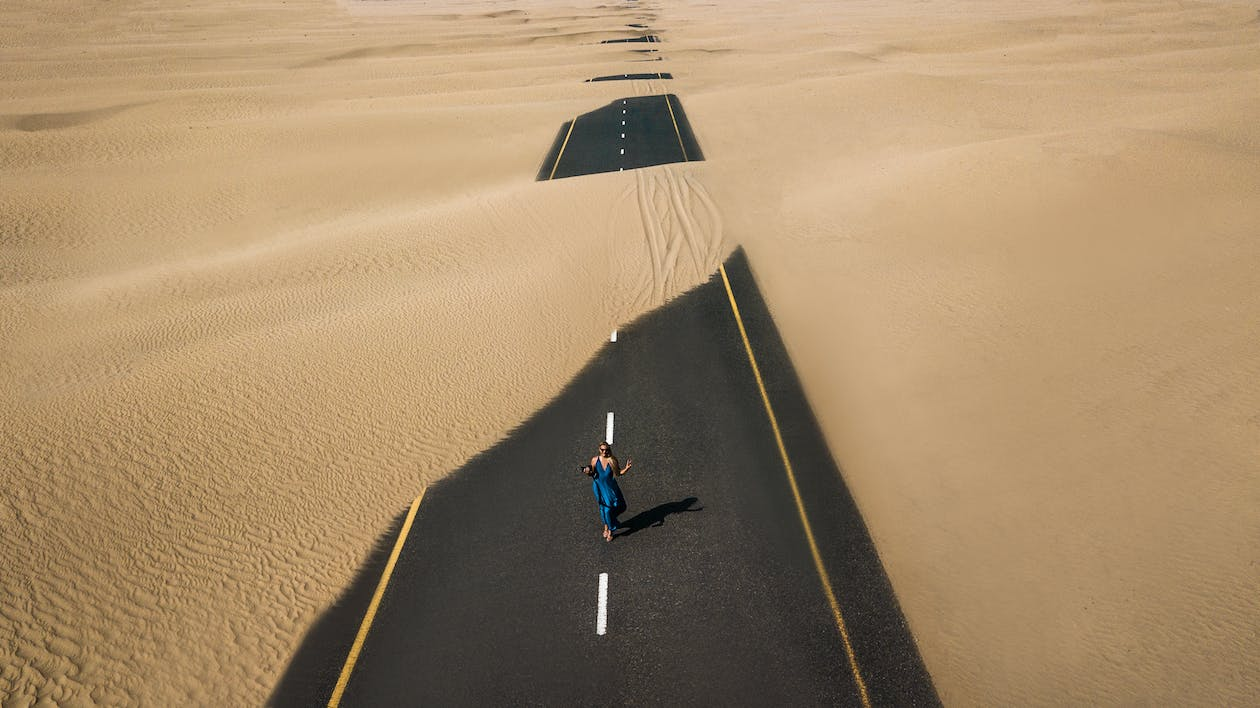
#> input picture Sample Picture/pexels-photo-1201673.jpg, 1260 x 708 px, found by its file name
$ python Road_Lane_Detection.py
#> lines starting #> are read from the running program, lines starting #| are printed output that depends on the picture; after the words box and inside, x2 and y2 are one past the last pixel; in counts of white or black regions, pixels touching at a corner belong together
#> further down, image is the input picture: shape (708, 1260, 3); mean B, G, R 105.8, 138.5, 164
#importing files
import cv2
import numpy as np

# Function to make coordinates for the lines to be drawn
def make_coordinates(image,line_parameter):

    slope,intercept =line_parameter
    y1=image.shape[0] # get the height of the image
    y2=int(y1*(3/5)) # get the y-coordinate of the point 3/5ths of the way down the image
    x1=int((y1-intercept)/slope) # calculate the x-coordinate of the point at the bottom of the image
    x2=int((y2-intercept)/slope) # calculate the x-coordinate of the point 3/5ths of the way down the image
    return np.array([x1,y1,x2,y2]) # return the array of coordinates in the format [x1, y1, x2, y2]


# Function to calculate the average slope and intercept for the lines on the left and right sides of the lane
def average_slope_intersept(image,lines):
    left_fit=[]
    right_fit=[]
    for line in lines:
        x1,y1,x2,y2=line.reshape(4)
        parameters=np.polyfit((x1,x2),(y1,y2),1)
        slope=parameters[0]
        intercept=parameters[1]
        if(slope<0):
            left_fit.append((slope,intercept))
        else:
            right_fit.append((slope,intercept))
    left_fit_average=np.average(left_fit,axis=0)
    right_fit_average=np.average(right_fit,axis=0)
    left_line=make_coordinates(image,left_fit_average)
    right_line=make_coordinates(image,right_fit_average)
    return np.array([left_line,right_line])

def canny(image):
    gray=cv2.cvtColor(image,cv2.COLOR_RGB2GRAY)# convert the image to grayscale
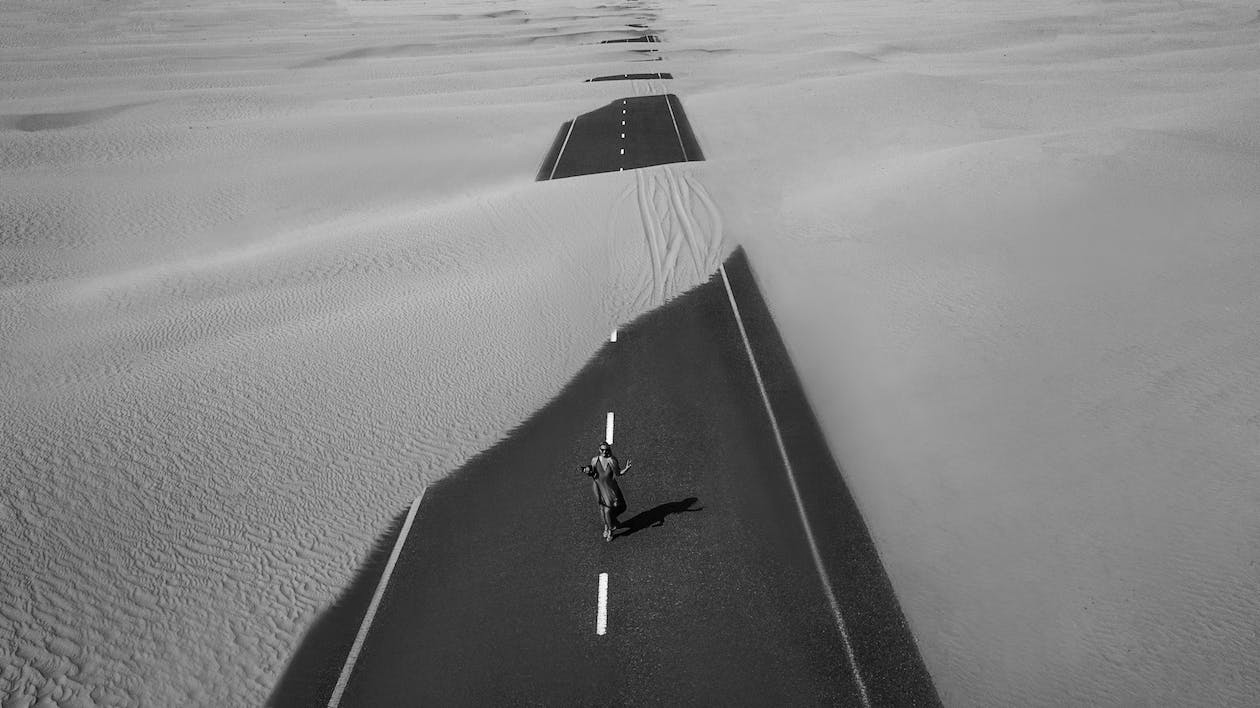
#> gray: shape (708, 1260); min 0, max 255, mean 131.6
    blur=cv2.GaussianBlur(gray,(5,5),0)
    # apply a Gaussian blur to the image with a
    # skernel size of (5,5)
    # and standard deviation of 0
    canny=cv2.Canny(blur,50,150)
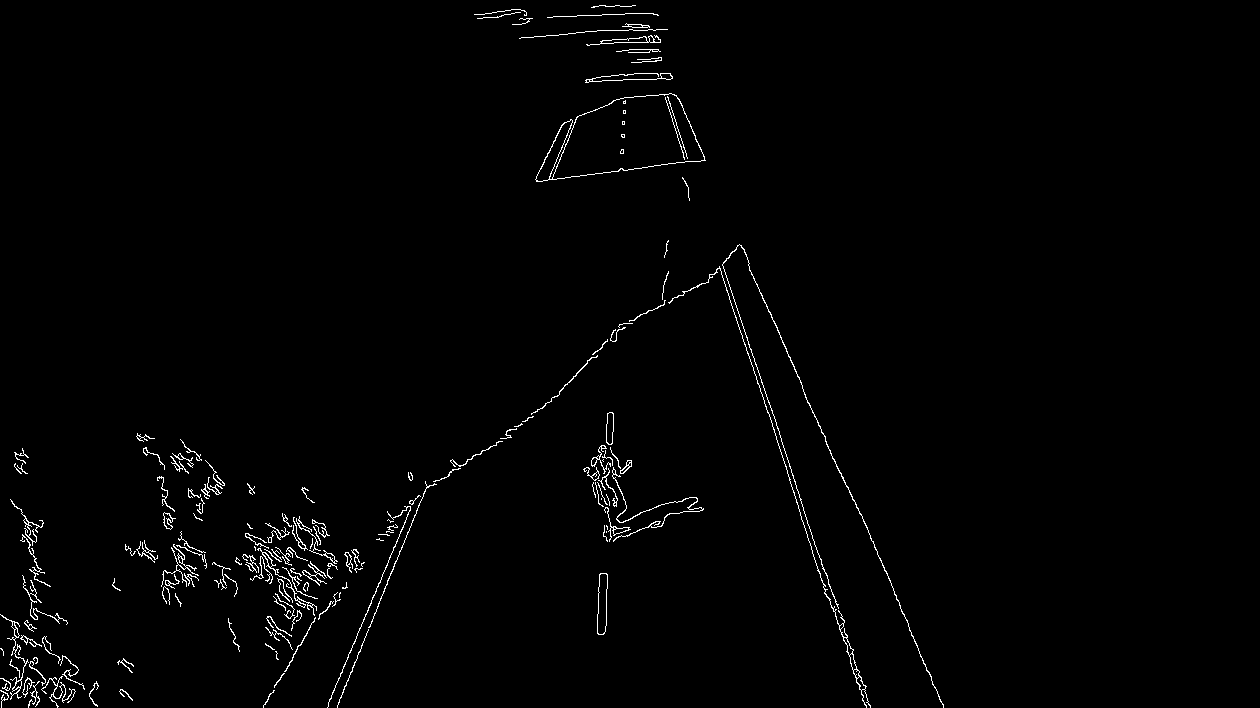
#> canny: shape (708, 1260); 1.2% white in thin lines or dots, all inside (x1, y1, x2, y2) = (0, 5, 944, 708)
    # apply the Canny edge detection algorithm to the blurred image,
    # with min and max threshold values of 50 and 150 respectively
    return canny

def display_lines(image,lines):
#This function takes in an image and a set of lines, represented as (x1, y1, x2, y2) coordinates
    line_image=np.zeros_like(image) # Create an empty image with the same shape as the input image
    if lines is not None:     # If lines are provided
        for x1,y1,x2,y2 in lines: # Iterate through the lines
            cv2.line(line_image,(x1,y1),(x2,y2),(255,0,0),10)   # Draw a blue, 10-pixel wide line
                                                # on the empty image from (x1,y1) to (x2,y2)
    return line_image # Return the image with the lines drawn on it

def region_of_interest(image):
    # Get the height of the image

    height=image.shape[0]
#> height = 708
    # Define the coordinates of the ROI as a polygon

    polygons=np.array([[(200,height),(1100,height),(550,250)]])
#> polygons = [[200, 708], [1100, 708], [550, 250]]
    # Create a black image with the same shape as the input image

    mask=np.zeros_like(image)
    # Fill the polygon defined above with white color on the black image
    cv2.fillPoly(mask,polygons,255)
#> mask: shape (708, 1260); 23.1% white; 1 white region, box (x1, y1, x2, y2) and area: (200, 250, 1100, 708) 206375
    # Perform bitwise and operation to keep only the ROI on the original image
    masked_image=cv2.bitwise_and(image,mask)
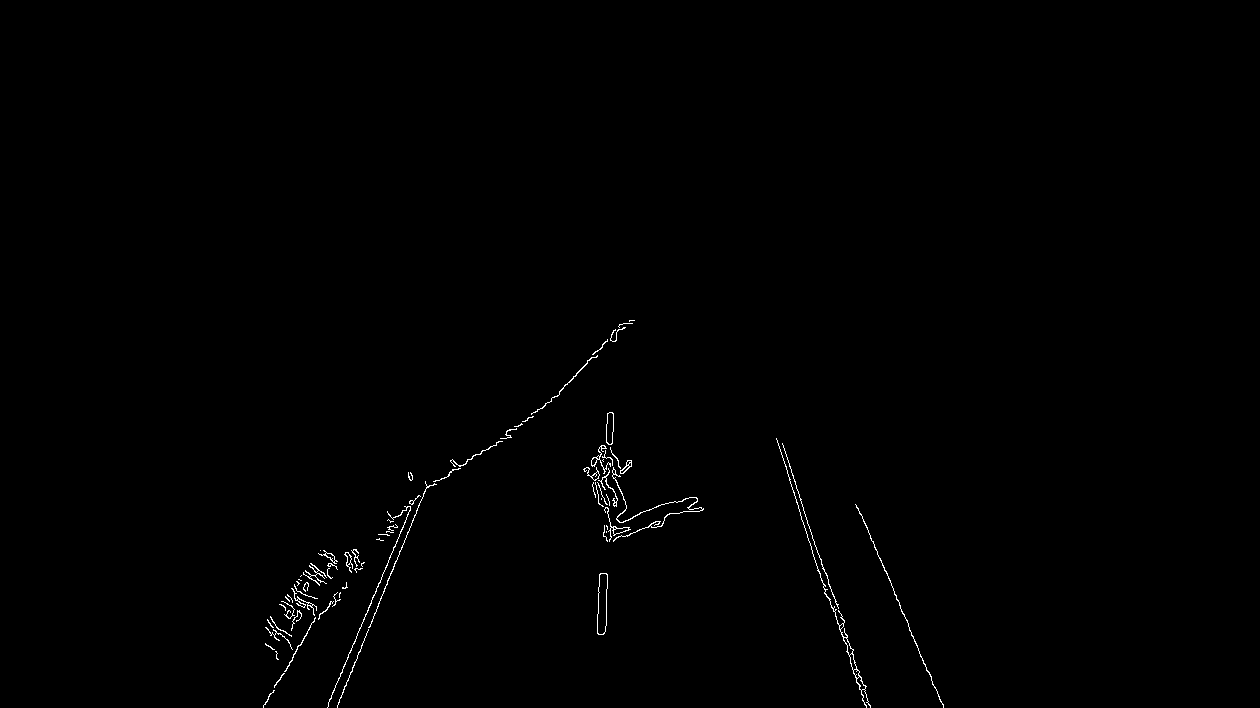
#> masked_image: shape (708, 1260); 0.46% white in thin lines or dots, all inside (x1, y1, x2, y2) = (263, 320, 944, 708)
    # Return the image with the ROI
    return masked_image


# image=cv2.imread('pexels-pixabay-63324.jpg') #working
image=cv2.imread('pexels-photo-1201673.jpg') #working
# image=cv2.imread('IMG20230129145114.jpg') #Uni image

lane_image=np.copy(image)

canny_image=canny(image)

cropped_image=region_of_interest(canny_image)

lines=cv2.HoughLinesP(cropped_image,2,np.pi/180,100,np.array([]),minLineLength=40,maxLineGap=5)
#> lines = [[327, 707, 406, 519], [858, 508, 943, 707], [789, 466, 853, 654], [787, 473, 827, 597], [500, 438, 559, 394], [377, 606, 419, 505], [840, 625, 864, 704], [282, 605, 327, 570], [609, 472, 613, 419], [598, 613, 600, 573], [280, 678, 315, 618], [840, 617, 870, 706]]

averaged_lines=average_slope_intersept(lane_image,lines)
#> the loop in average_slope_intersept, `for line in lines:` made 12 passes
#> (x1, y1, x2, y2, slope, intercept) on passes 1 to 12: (327, 707, 406, 519, -2.38, 1485.2), (858, 508, 943, 707, 2.34, -1500.7), (789, 466, 853, 654, 2.94, -1851.7), (787, 473, 827, 597, 3.1, -1966.7), (500, 438, 559, 394, -0.746, 810.9), (377, 606, 419, 505, -2.4, 1512.6), (840, 625, 864, 704, 3.29, -2140), (282, 605, 327, 570, -0.778, 824.3), (609, 472, 613, 419, -13.25, 8541.3), (598, 613, 600, 573, -20, 12573), (280, 678, 315, 618, -1.71, 1158), (840, 617, 870, 706, 2.97, -1875)
#> after the loop in average_slope_intersept, `for line in lines:`: left_fit = [(-2.38, 1485.2), (-0.746, 810.9), (-2.4, 1512.6), (-0.778, 824.3), (-13.25, 8541.3), (-20, 12573), (-1.71, 1158)]; right_fit = [(2.34, -1500.7), (2.94, -1851.7), (3.1, -1966.7), (3.29, -2140), (2.97, -1875)]
#> in average_slope_intersept, `left_fit_average=np.average(left_fit,axis=0)`: left_fit_average = [-5.9, 3843.6]
#> in average_slope_intersept, `right_fit_average=np.average(right_fit,axis=0)`: right_fit_average = [2.93, -1866.8]
#> in make_coordinates, `slope,intercept =line_parameter`: slope = -5.9; intercept = 3843.6
#> in make_coordinates, `x1=int((y1-intercept)/slope)`: x1 = 531
#> in make_coordinates, `x2=int((y2-intercept)/slope)`: x2 = 579
#> in average_slope_intersept, `left_line=make_coordinates(image,left_fit_average)`: left_line = [531, 708, 579, 424]
#> in average_slope_intersept, `right_line=make_coordinates(image,right_fit_average)`: right_line = [879, 708, 782, 424]
#> averaged_lines = [[531, 708, 579, 424], [879, 708, 782, 424]]

line_image=display_lines(lane_image,averaged_lines)
#> the loop in display_lines, `for x1,y1,x2,y2 in lines:` made 2 passes

combo_image=cv2.addWeighted(lane_image,0.5,line_image,1,1)
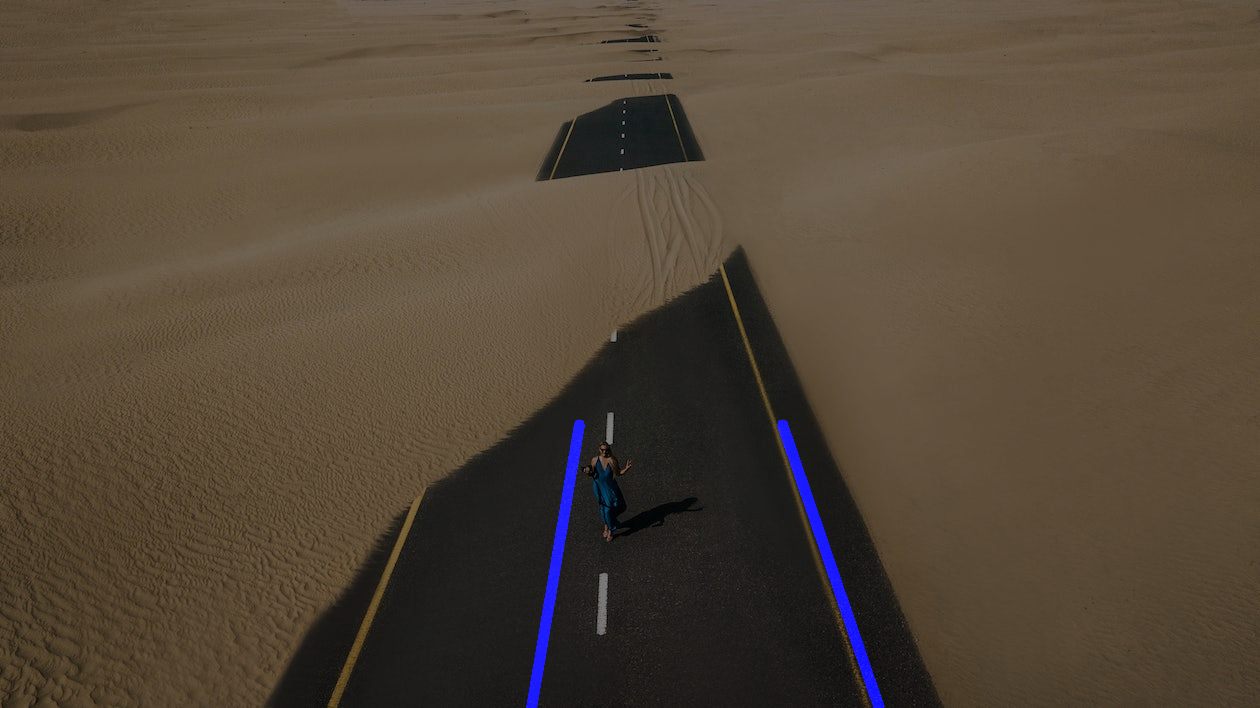
#> combo_image: shape (708, 1260, 3); mean B, G, R 55.6, 70.3, 83

cv2.imshow("------Road Results------ ",combo_image)
cv2.waitKey(0)

$ run again, with Sample Picture/IMG20230129145114.jpg copied over Sample Picture/pexels-photo-1201673.jpg
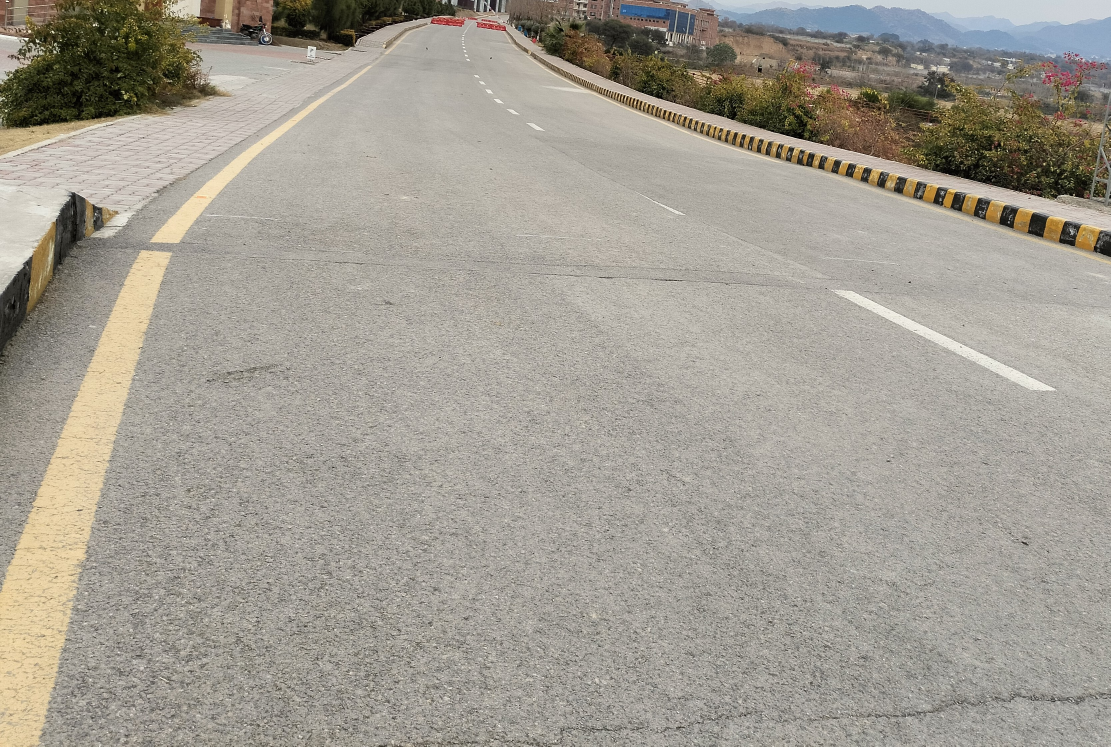
#> input picture Sample Picture/IMG20230129145114.jpg, 3331 x 2239 px, found by its file name (shown at 1/3 size)
#> image is the input picture: shape (2239, 3331, 3); mean B, G, R 146.1, 156.4, 161.6
#> in canny, `canny=cv2.Canny(blur,50,150)`:
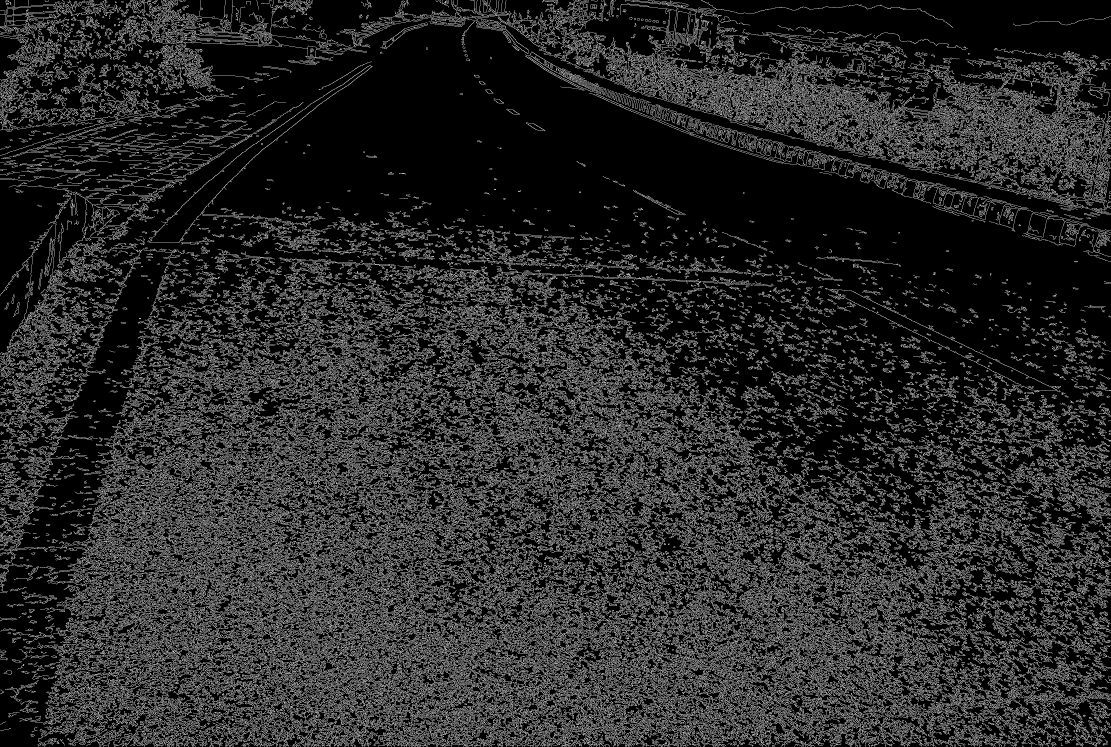
#> canny: shape (2239, 3331) (shown at 1/3 size); 16.3% white in thin lines or dots
#> mask: shape (2239, 3331); 12% white; 1 white region, box (x1, y1, x2, y2) and area: (200, 250, 1101, 2239) 897045
#> masked_image: shape (2239, 3331); 2.8% white in thin lines or dots, all inside (x1, y1, x2, y2) = (204, 250, 1099, 2239)
#> lines = 1229 rows, first 6: [621, 1366, 621, 1308], [525, 1307, 525, 1267], [569, 1847, 569, 1687], [509, 1567, 509, 1468], [575, 1875, 575, 1809], [631, 1944, 631, 1896]
#> the loop in average_slope_intersept, `for line in lines:` made 1229 passes
#> (x1, y1, x2, y2, slope, intercept) on passes 1 to 3: (621, 1366, 621, 1308, 1.08, 668.5), (525, 1307, 525, 1267, 1.23, 643.5), (569, 1847, 569, 1687, 1.55, 883.5)
#> after the loop in average_slope_intersept, `for line in lines:`: left_fit = 333 pairs, first value -96 to -3.49e-15, second value 2217 to 55694; right_fit = 896 pairs, first value 1.26e-15 to 84, second value -50859 to 2232
#> left_fit_average = [-14.21, 8610.1]
#> right_fit_average = [7.55, -3339.5]
#> in make_coordinates, `slope,intercept =line_parameter`: slope = -14.21; intercept = 8610.1
#> in make_coordinates, `x1=int((y1-intercept)/slope)`: x1 = 448
#> in make_coordinates, `x2=int((y2-intercept)/slope)`: x2 = 511
#> left_line = [448, 2239, 511, 1343]
#> right_line = [738, 2239, 620, 1343]
#> averaged_lines = [[448, 2239, 511, 1343], [738, 2239, 620, 1343]]
#> the loop in display_lines, `for x1,y1,x2,y2 in lines:` made 2 passes
#> `combo_image=cv2.addWeighted(lane_image,0.5,line_image,1,1)`:
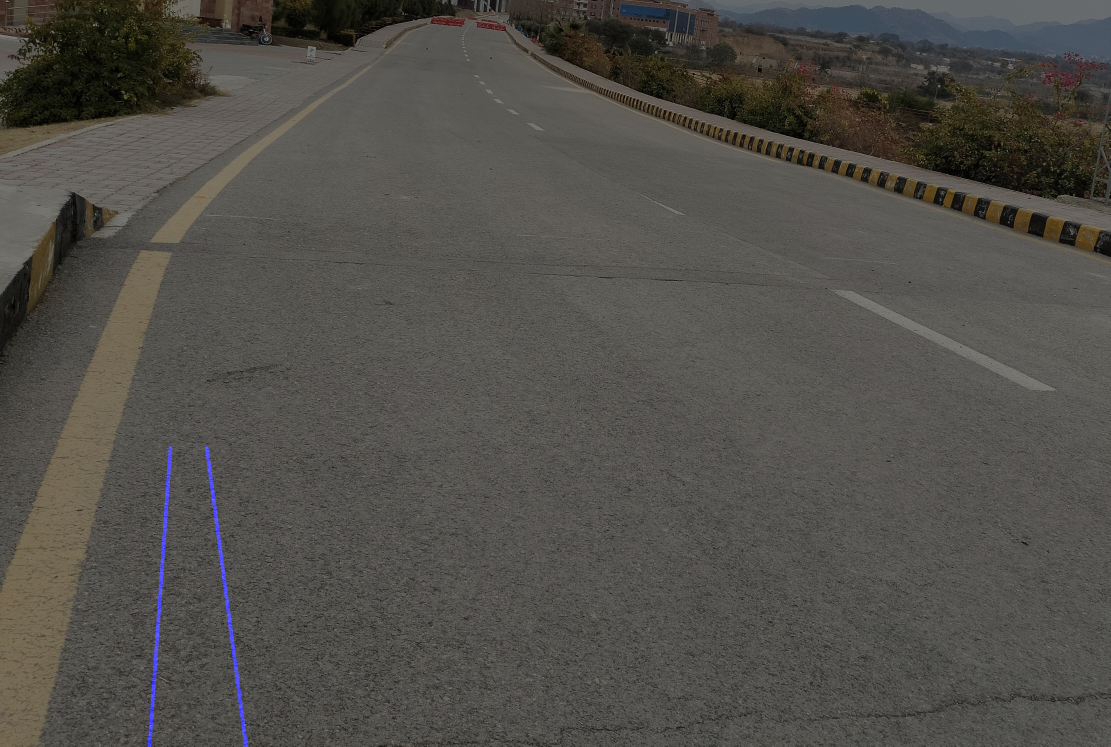
#> combo_image: shape (2239, 3331, 3) (shown at 1/3 size); mean B, G, R 74.5, 79.2, 81.8
